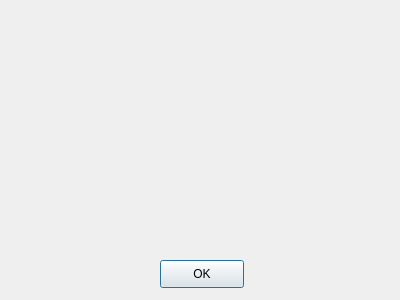
<?xml version="1.0" encoding="UTF-8"?>
<ui version="4.0">
 <class>InvalidStartDialog</class>
 <widget class="QDialog" name="InvalidStartDialog">
  <property name="geometry">
   <rect>
    <x>0</x>
    <y>0</y>
    <width>400</width>
    <height>300</height>
   </rect>
  </property>
  <property name="windowTitle">
   <string>Dialog</string>
  </property>
  <widget class="QLabel" name="errorMessageLabel">
   <property name="geometry">
    <rect>
     <x>12</x>
     <y>19</y>
     <width>381</width>
     <height>231</height>
    </rect>
   </property>
   <property name="text">
    <string/>
   </property>
  </widget>
  <widget class="QPushButton" name="pushButton">
   <property name="geometry">
    <rect>
     <x>160</x>
     <y>260</y>
     <width>84</width>
     <height>28</height>
    </rect>
   </property>
   <property name="text">
    <string>OK</string>
   </property>
  </widget>
 </widget>
 <resources/>
 <connections>
  <connection>
   <sender>pushButton</sender>
   <signal>clicked()</signal>
   <receiver>InvalidStartDialog</receiver>
   <slot>close()</slot>
   <hints>
    <hint type="sourcelabel">
     <x>215</x>
     <y>268</y>
    </hint>
    <hint type="destinationlabel">
     <x>299</x>
     <y>250</y>
    </hint>
   </hints>
  </connection>
 </connections>
</ui>
